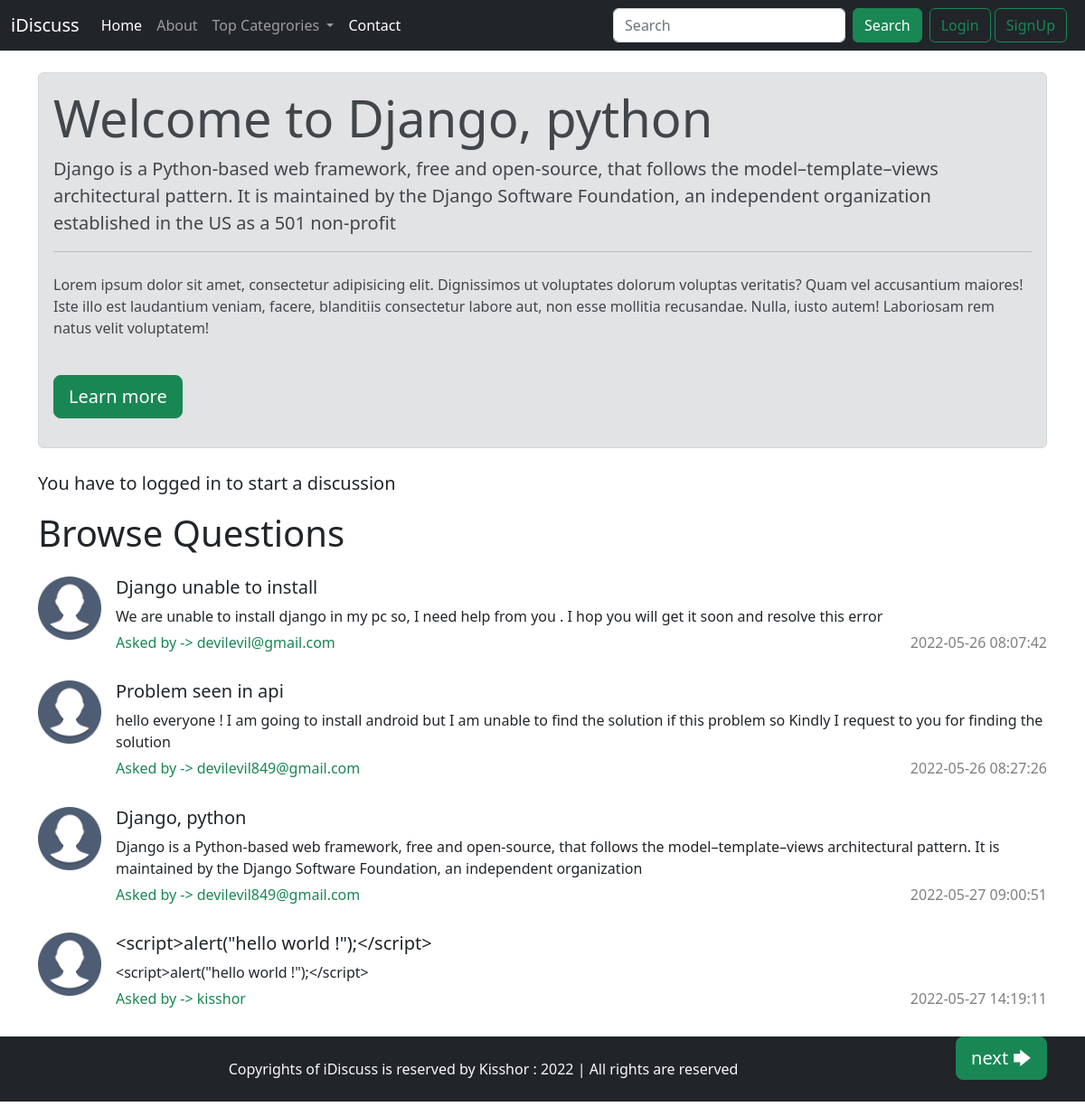
/threads.php?catid=2, run on the app's committed database.
### tables this page shows
CREATE TABLE `categories` (
  `category_id` int(8) NOT NULL,
  `category_name` varchar(255) NOT NULL,
  `category_description` varchar(500) NOT NULL,
  `created` datetime NOT NULL DEFAULT current_timestamp()
);

CREATE TABLE `thread` (
  `thread_id` int(7) NOT NULL,
  `thread_title` varchar(300) NOT NULL,
  `thread_desc` text NOT NULL,
  `thread_cat_id` int(7) NOT NULL,
  `thread_user_id` int(7) NOT NULL,
  `time` datetime NOT NULL DEFAULT current_timestamp()
);

CREATE TABLE `users` (
  `sno` int(8) NOT NULL,
  `user_email` varchar(30) NOT NULL,
  `user_pass` varchar(300) NOT NULL,
  `time` datetime NOT NULL DEFAULT current_timestamp()
);

### threads.php (the view, shortened to what this page needs)
      <?php include('partials/_navbar.php') ?>
      <?php include('partials/_dbconnect.php') ?>
      <?php
      if (isset($_GET['catid'])) {
        $catid = $_GET['catid'];
      }
      $sql = "SELECT *FROM `categories` WHERE category_id = $catid";
      $result = mysqli_query($conn, $sql);
      while ($row = mysqli_fetch_assoc($result)) {
            $catname =  $row['category_name'];
            $catdesc =  $row['category_description'];
      }
      ?>
      <div class="container my-4 bg-gray">
          <div class="alert alert-secondary" role="alert">
            <h1 class="display-4">Welcome to <?php echo $catname; ?></h1>
            <p class="lead"> <?php echo $catdesc; ?>  </p>
            <hr>
            <p class="my-4">Lorem ipsum dolor sit amet, consectetur adipisicing elit. Dignissimos ut voluptates dolorum voluptas veritatis? Quam vel accusantium maiores! Iste illo est laudantium veniam, facere, blanditiis consectetur labore aut, non esse mollitia recusandae. Nulla, iusto autem! Laboriosam rem natus velit voluptatem!</p>
             <a href="#" class="btn btn-success btn-lg my-3" role="button">Learn more</a>
          </div>
      </div>
        <?php
        if (isset($_SESSION['loggedin']) && $_SESSION['loggedin']==true) {
          echo'<div class="container my-5">
            <h2 class="text-center">Start a Discusson</h2>
            <form method="POST" action="'.$_SERVER["REQUEST_URI"].'">
              <div class="mb-3">
                <label for="title" class="form-label">Title</label>
                <input type="text" class="form-control" name="title" id="title" aria-describedby="emailHelp">
              </div>
              <div class="mb-3">
                <label for="description" class="form-label">Ellaborate Your Concern</label>
                <textarea type="text" class="form-control" name="description" rows="3" id="description"></textarea>
                <input type="hidden" name="sno" value="'.$_SESSION["sno"].'">
              </div>
              <button type="submit" name="submit" class="btn btn-success">Submit</button>
            </form>
          </div>';
        }else{
          echo"<div class='container'>
          <p class='lead'>You have to logged in to start a discussion</p>
          </div>";
        }
        ?>
      <div class="container ">
          <h1>Browse Questions</h1>
            <?php
            if (isset($_GET['page'])) {
              $page = $_GET['page'];
            }else{
              $page = 1;
            }
            $limit = 4;
            $record_index = ($page-1)*$limit;
            $sql3 = "SELECT *FROM `thread` WHERE thread_cat_id = '$catid' LIMIT {$record_index}, {$limit}";
            $result = mysqli_query($conn, $sql3);
            $count = mysqli_num_rows($result);
            if ($count>0) {
              while ($row = mysqli_fetch_assoc($result)) {
                $title =  $row['thread_title'];
                $desc =  $row['thread_desc'];
                $id3 = $row['thread_id'];
                $time = $row['time'];
                $thread_user_id = $row['thread_user_id'];
                $sql4 = "SELECT user_email FROM `users` WHERE sno='$thread_user_id'";
                $result2 = mysqli_query($conn, $sql4);
                $row2 = mysqli_fetch_assoc($result2);
               $email =  $row2['user_email'];
                echo'<div class="d-flex my-4">
                  <div class="flex-shrink-0">
                      <img src="./img/user.png" width="70px" alt="...">
                  </div>
                  <div class="flex-grow-1 ms-3">
                      <h5><a class="text-dark text-decoration-none" href="threaditem.php?threadid='.$id3.'">'.$title.'</a></h5>
                      '.$desc.'
                      <h6 class="font-weight-bold mt-2 text-success"> Asked by -> '.$email.'<p class="float-end my-0 text-black-50">'.$time.'</p></h6>
                  </div>
                </div>';
                }
                $sql1 = "SELECT *FROM thread WHERE thread_cat_id='$catid'";
                $result1 = mysqli_query($conn, $sql1);
                if (mysqli_num_rows($result1)>0) {
                    $num = mysqli_num_rows($result1);
                    $total_page = ceil($num / $limit);
                    if ($total_page > $page) {
                      echo'<a type="button" href="?catid='.$catid.'&page='.($page+1).'" class="btn btn-success btn-lg  float-end">next &#129094;</a>';
                    }
                  }
          }
            ?>
      </div>
      <?php include('partials/_footer.php') ?>
  </body>
</html>

### partials/_navbar.php (shortened to what this page needs)
<?php
if (isset($_SESSION['loggedin']) && $_SESSION['loggedin']==true) {
  $loggedin = true;
}else{
  $loggedin = false;
}
echo '
<!doctype html>
<html lang="en">
  <head>
    <meta charset="utf-8">
    <meta name="viewport" content="width=device-width, initial-scale=1">
    <title>Bootstrap demo</title>
    <link href="https://cdn.jsdelivr.net/npm/bootstrap@5.2.0-beta1/dist/css/bootstrap.min.css" rel="stylesheet">
    <style>
    .hdr{
      min-height: 550px;
    </style>
  </head>
  <body>
<nav class="navbar navbar-expand-lg navbar-dark bg-dark">
  <div class="container-fluid">
    <a class="navbar-brand" href="/forum/">iDiscuss</a>
    <button class="navbar-toggler" type="button" data-bs-toggle="collapse" data-bs-target="#navbarSupportedContent" aria-controls="navbarSupportedContent" aria-expanded="false" aria-label="Toggle navigation">
      <span class="navbar-toggler-icon"></span>
    </button>
    <div class="collapse navbar-collapse" id="navbarSupportedContent">
      <ul class="navbar-nav me-auto mb-2 mb-lg-0">
        <li class="nav-item">
          <a class="nav-link active" aria-current="page" href="index.php">Home</a>
        </li>
        <li class="nav-item">
          <a class="nav-link" href="about.php">About</a>
        </li>
        <li class="nav-item dropdown">
          <a class="nav-link dropdown-toggle" href="#" id="navbarDropdown" role="button" data-bs-toggle="dropdown" aria-expanded="false">
          Top Categrories
          </a>
          <ul class="dropdown-menu" aria-labelledby="navbarDropdown">';
          echo'</ul>
        </li>
        <li class="nav-item">
          <a class="nav-link active" href="contact.php">Contact</a>
        </li>
      </ul>
      <form class="d-flex" action="./search.php" method="GET" role="search">
        <input class="form-control me-2" name="search" type="search" placeholder="Search" aria-label="Search">
        <button class="btn btn-success" type="submit">Search</button>
      </form>
      <div class="mx-2">';
      if (!$loggedin) {
        echo'<a class="btn btn-outline-success" data-bs-toggle="modal" data-bs-target="#loginModal">Login</a>
      <a class="btn btn-outline-success" data-bs-toggle="modal" data-bs-target="#signupModal">SignUp</a>';
      }
      echo'</div>
    </div>
  </div>
</nav>';
?>

### partials/_footer.php
<div class="container-fluid  bg-dark text-light">
    <p class="text-center py-4">Copyrights of iDiscuss is reserved by Kisshor : 2022 | All rights are reserved</p>
</div>

### data on the page
categories: category_name "Django, python", category_description "Django is a Python-based web framework, free and open-source, that follows the model–template–views architectural pattern. It is maintained by the Django Software Foundation, an independent organization established in the US as a 501 non-profit"
thread: thread_title "Django unable to install", thread_desc "We are unable to install django in my pc so, I need help from you . I hop you will get it soon and resolve this error", users.user_email "devilevil@gmail.com", time "2022-05-26 08:07:42"
thread: thread_title "Problem seen in api", thread_desc "hello everyone ! I am going to install android but I am unable to find the solution if this problem so Kindly I request to you for finding the solution", users.user_email "devilevil849@gmail.com", time "2022-05-26 08:27:26"
thread: thread_title "Django, python", thread_desc "Django is a Python-based web framework, free and open-source, that follows the model–template–views architectural pattern. It is maintained by the Django Software Foundation, an independent organization", users.user_email "devilevil849@gmail.com", time "2022-05-27 09:00:51"
thread: thread_title "<script>alert(\"hello world !\");</script>", thread_desc "<script>alert(\"hello world !\");</script>", users.user_email "kisshor", time "2022-05-27 14:19:11"
